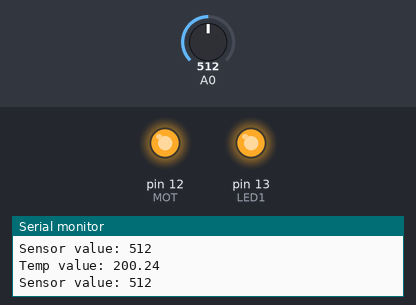
Bench run of a sketch on a simulated Arduino Uno, built with avr-gcc and run on an emulated ATmega328P. On the bench: output pins drawn as LEDs (lit = HIGH), the last lines printed to the serial monitor. The inputs (shaded band) are chosen by the test bench; at power-on: A0 = 512.

Above: at 6.8 s.
6.9 s: A0 set to 168
17.2 s: A0 set to 140
At 22.8 s:
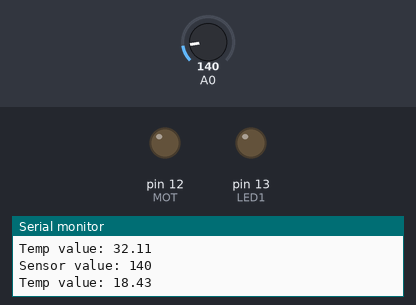
23.9 s: A0 set to 119
30.6 s: A0 set to 103
At 40.4 s:
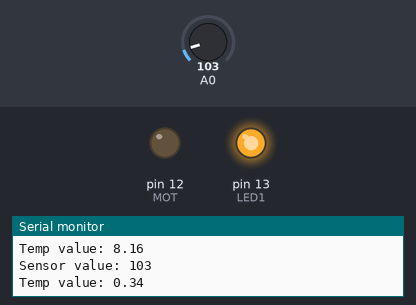
42.0 s: A0 set to 306
At 48.0 s:
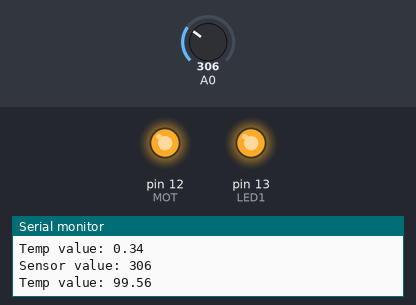
48.7 s: A0 set to 15
At 53.9 s:
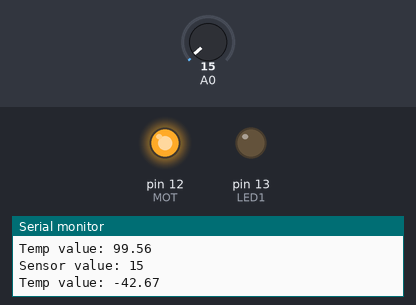
Timing chart, 0 to 55.5 s (numbered marks = the images above; inputs shaded):
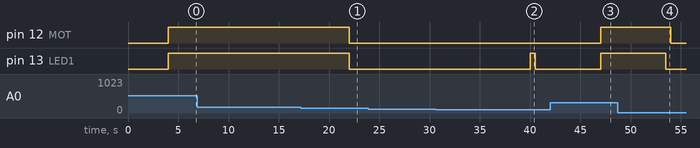

The sketch:

Laboratorio_2.ino
```cpp
float temp;
int sensorValue;
int const LED1 = 13;
int const MOT = 12;

void setup() {
  pinMode(LED1, OUTPUT);
  pinMode(MOT, OUTPUT);
  Serial.begin(9600);
  Serial.println("###Temperature monitor###");
}

void loop() {
  sensorValue = analogRead(A0);
  Serial.print("Sensor value: ");
  Serial.println(sensorValue);
  delay(2000);
  temp = (sensorValue * (500.0 / 1023.0)) - 50.0;

  Serial.print("Temp value: ");
  Serial.println(temp);
  delay(2000);
  if (temp < 5) {
    digitalWrite(LED1, HIGH);
    delay(500);
    digitalWrite(LED1, LOW);
    delay(500);
    digitalWrite(MOT, LOW);
  } else if (temp >= 6 && temp <= 25) {
    digitalWrite(LED1, LOW);
    digitalWrite(MOT, LOW);
  } else if (temp > 25) {
    digitalWrite(LED1, HIGH);
    digitalWrite(MOT, HIGH);
  }

  delay(2000);
}
```

Measured:
- the behaviour switches between 154 and 153 on A0 (found by bisection; images 0 and 1)
- the behaviour switches between 113 and 112 on A0 (found by bisection; images 1 and 2)
- after the input at 17.2 s, pin 12 (MOT), pin 13 (LED1): HIGH → LOW after 4.8 s
- after the input at 30.6 s, pin 13 (LED1): LOW → HIGH after 9.4 s, → LOW 0.50 s later
- after the input at 42.0 s, pin 12 (MOT): LOW → HIGH after 5.0 s; pin 13 (LED1): goes on until 47.0 s, then stays HIGH
- after the input at 48.7 s, pin 12 (MOT): HIGH → LOW after 5.3 s; pin 13 (LED1): HIGH → LOW after 4.8 s
